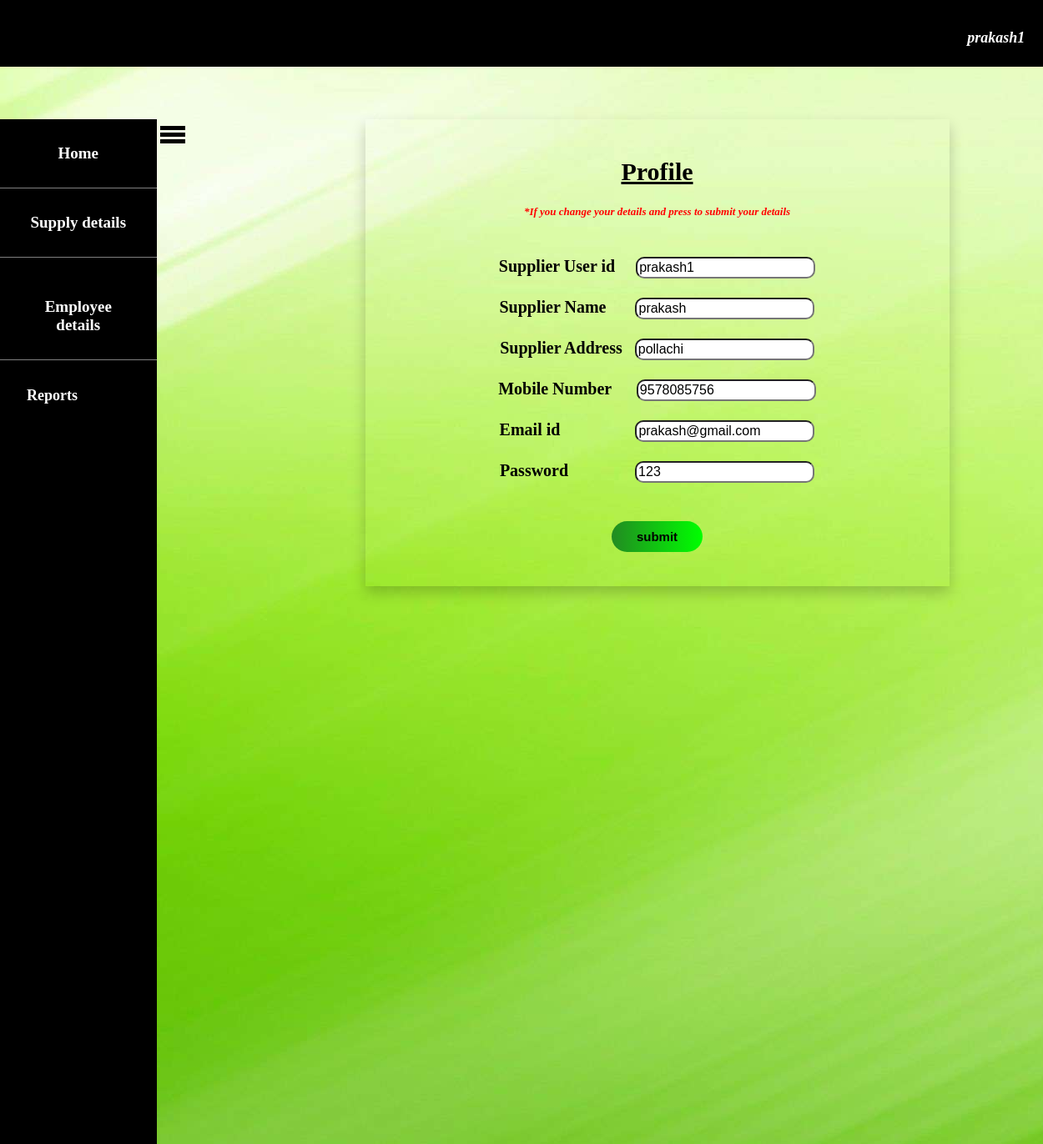
Page /supprofile.php (signed in) on the committed database.
### tables this page shows
CREATE TABLE `supplier` (
  `username` varchar(15) NOT NULL,
  `name` text NOT NULL,
  `address` varchar(50) NOT NULL,
  `phno` varchar(15) NOT NULL,
  `email` varchar(20) NOT NULL,
  `passwd` varchar(10) NOT NULL,
  `cpasswd` varchar(10) NOT NULL
);

### session.php (called while the page is built, shortened)
<?php
$p=$_SESSION['username'];
?>

### supprofile.php (the view, shortened to what this page needs)
<!DOCTYPE html>
<html>
<head>
    <link rel="stylesheet" type="text/css" href="css/submit.css">
</head>
<body style="background-image: url(images/66773.jpg);">
<?php
include "includes/headersup.php";
include "navsup.php";
$conn=mysqli_connect("localhost","root","","milkcompany") or die("connection failed");
$query="select * from supplier where username='$p'";
$data=mysqli_query($conn,$query);
$total=mysqli_num_rows($data);
if($total!=0)
{
	while ($result=mysqli_fetch_assoc($data))
	{
		?>
		<form id="register" class="txt"  method="POST" >
			<br><br><p style="font-size: 30px;text-align: center;"><b><u>Profile</u></b></p><br>
			<p style="font-size: 13px;text-align: center;color: red"><i>*If you change your details and press to submit your details</i></p><br><br>
	<div class="lable">
		    <label>Supplier User id  &nbsp &nbsp </label>
	    	<input type="text"  name="username" class="inp" value="<?php echo $result['username']; ?>" required="" ><br><br>
	    	<label>Supplier Name  &nbsp &nbsp &nbsp</label>
			<input type="text"  name="name" class="inp"  value="<?php echo $result['name']; ?>"  required="" ><br><br>
			<label>Supplier Address  &nbsp</label>
			<input type="text" name="address" class="inp"  value="<?php echo $result['address']; ?>"  required="" ><br><br>
			<label>Mobile Number &nbsp &nbsp&nbsp </label>
			<input type="text" name="phno" class="inp"  value="<?php echo $result['phno']; ?>"  required=""><br><br>
			<label>Email id &nbsp &nbsp &nbsp &nbsp &nbsp &nbsp &nbsp &nbsp&nbsp </label>
			<input type="email" name="email" class="inp"  value="<?php echo $result['email']; ?>"  required=""><br><br>
			<label>Password &nbsp &nbsp &nbsp &nbsp &nbsp &nbsp &nbsp&nbsp </label>
			<input type="text" id="ps" name="passwd" class="inp"  value="<?php echo $result['passwd']; ?>"  required=""><br><br><br>
			<button  id="submit" type="submit" name="update" value="update" class="su"/>submit</button>
	</div>
		</form>
		<?php
	}
}
else
{
	echo "no records found";
}
					?>
</body>
</html>

### css/submit.css (style rules this page uses)
.su { padding: 10px 30px; font-size: 15px; cursor: pointer; background:linear-gradient(to right,#228B22,lime); border:0; outline: none; border-radius: 35px; color: black; font-weight: bold; }

### css/style2.css (style rules this page uses)
* { margin: 0; padding: 0; }

### supprofile.php (style rules this page uses)
.txt { width:700px; height:560px; margin-top: 5%; background-color:transparent; box-shadow: 0px 8px 16px 0px rgba(0,0,0,0.2); margin-left: 35%; text-align: center; font-weight: bold; font-size: 20px; }
.inp { border-radius: 10px; font-size: 16px; padding: 2px; }

### rows in the picture
supplier: username "prakash1", name "prakash", address "pollachi", phno "9578085756", email "prakash@gmail.com", passwd "123"

### other values in the picture
$p "prakash1"
